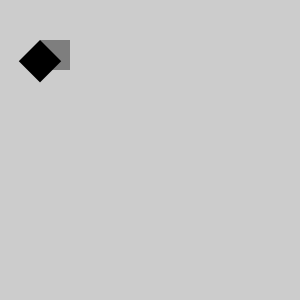
Frame 1 (no input)
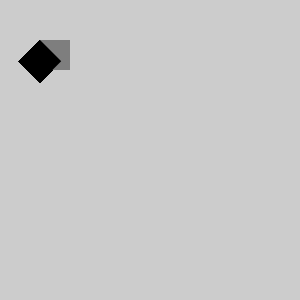
Frame 60 (the mouse pressed at the canvas centre just before this capture)
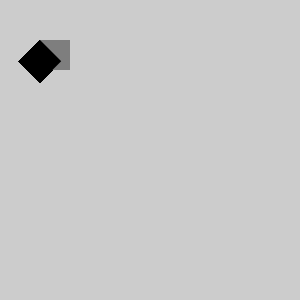
Frame 120 (the mouse held since frame 60 and released just before this capture)

The Processing sketch that drew these frames (run headless with seeded random() and noise(); from frame 60 on, the mouse is pressed at the canvas centre):

// Processing sketch: Homework_week_three
// ── Homework_week_three.pde
void setup()
{
  size (300,300);
}

void draw()
{
fill (126,126,126);
noStroke();
rect(40,40,30,30);
translate(40,40);
float angle = radians(45);
rotate(angle);
fill (0);
rect(0,0,30,30);
}
